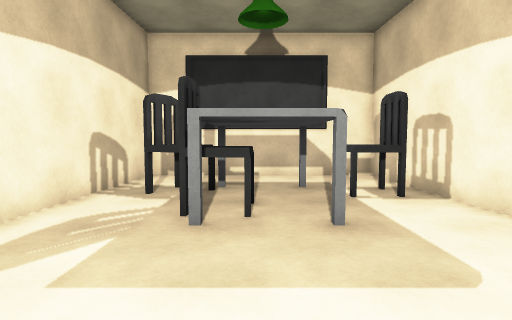
[1] (above)

12 first-person views from a walk through a 3-D level made in the Unity game engine. The camera is 1.4 m above the floor, tilts 4° down and sees 80° across. The floor is counted in squares, 1 m on a side. Each view is taken from the middle of a square. On the plan, view 1 faces up. The plan holds only what a view shows up to about 14 squares ahead; the rest is blank. Some animated figures are left out.

[2]
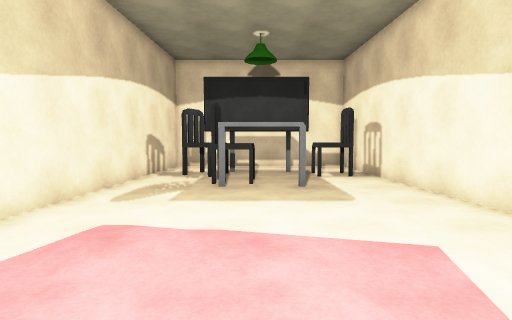

[3]
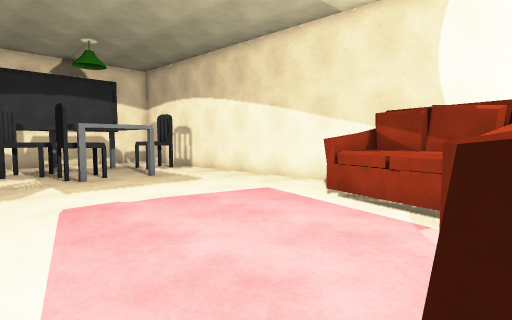

[4]
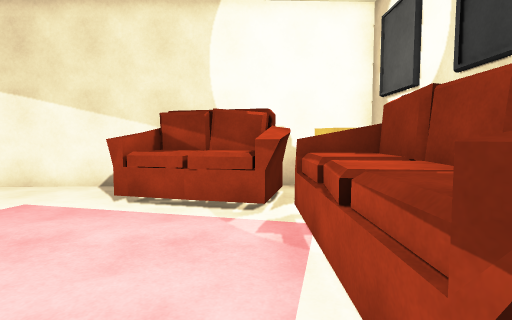

[5]
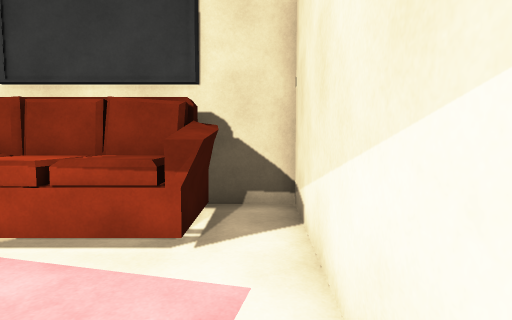

[6]
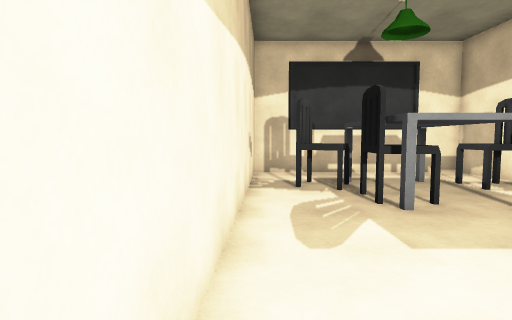

[7]
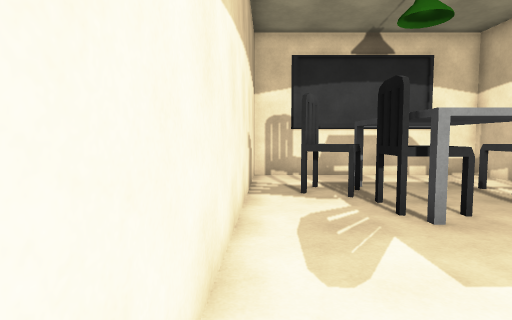

[8]
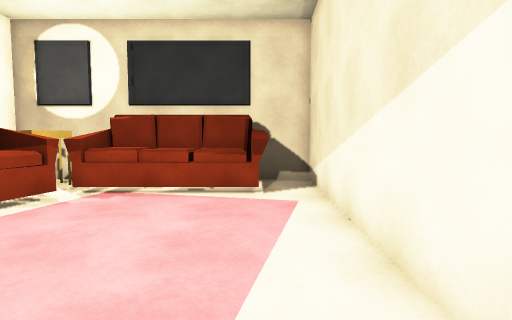

[9]
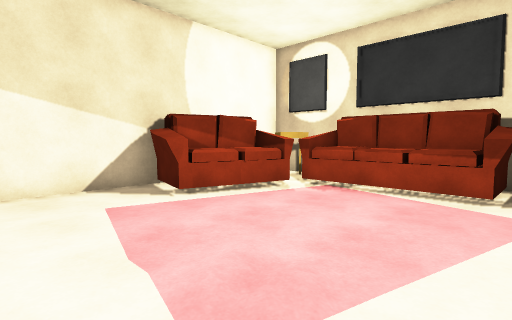

[10]
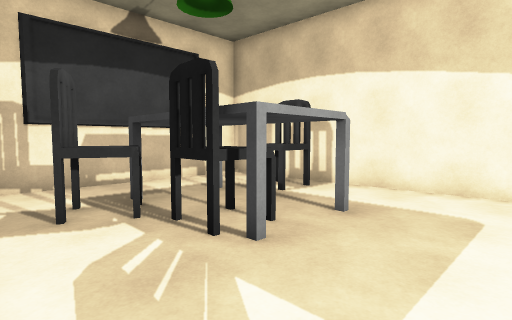

[11]
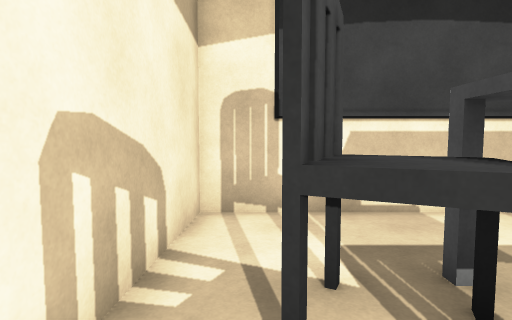

[12]
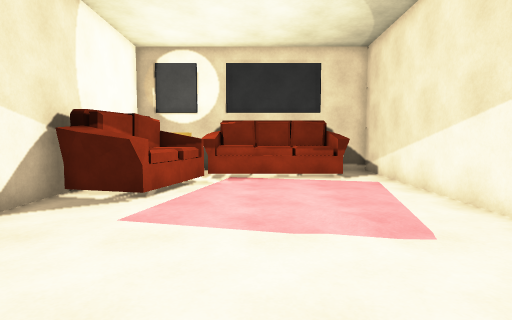

### Floor plan
Key: @ floor where view 1 was taken; # wall or solid block; x gap in a wall; . floor; ^ raised ledge; T thing the floor can be seen under or through.
Columns run from 5 left of view 1 to 5 right of it. Each row starts with its distance up from view 1.
 12  ##########
 11  #........#
 10  #........#
  9  #.TT.....#
  8  #xTT...^.#
  7 ##.TT.....#
  6 #...T.....#
  5 #...T.#...#
  4 #.........#
  3 #.........#
  2 #.........#
  1 #.........#
  0 #....@....#
 -1 #.........#
 -2 #.......^##
 -3 #.......^##
 -4 #......^^#
 -5 #......^##
 -6 #.^^^^^^##
 -7 #.#^^^###
 -8 #.#  ###
 -9 ###

Positions as (right, up) in squares from view 1, and headings:
1: (0, 0), facing up
2: (0, -4), facing up
3: (-4, -6), facing up-right
4: (-4, -5), facing right
5: (-4, -2), facing down
6: (-4, -1), facing up
7: (-4, 0), facing up
8: (-3, 2), facing down
9: (-4, 2), facing down-right
10: (-4, 2), facing up-right
11: (-3, 6), facing up
12: (0, 5), facing down
